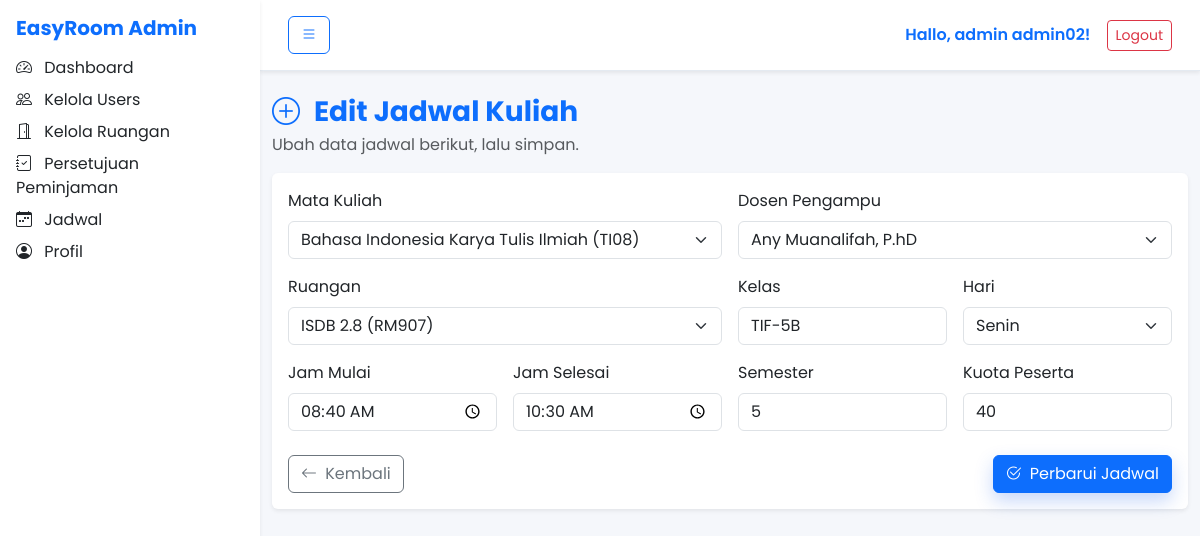
Screenshot of /admin/jadwal_tambah.php?kode=JDWSVH98ET (signed in) with the database file from the repository.
### tables this page shows
CREATE TABLE `jadwal` (
  `kode_jadwal` varchar(15) NOT NULL,
  `kode_mk` varchar(20) DEFAULT NULL,
  `id_dosen` varchar(15) DEFAULT NULL,
  `kode_ruang` varchar(15) DEFAULT NULL,
  `kelas` varchar(20) DEFAULT NULL,
  `hari` varchar(15) DEFAULT NULL,
  `jam_mulai` time NOT NULL,
  `jam_selesai` time NOT NULL,
  `kuota_peserta` int(11) DEFAULT NULL,
  `kuota_masuk` int(11) DEFAULT NULL,
  `semester` varchar(10) DEFAULT NULL
);

CREATE TABLE `matakuliah` (
  `kode_mk` varchar(20) NOT NULL,
  `id_dosen` varchar(15) DEFAULT NULL,
  `nama_mk` varchar(100) DEFAULT NULL,
  `sks` int(11) DEFAULT NULL
);

CREATE TABLE `dosen` (
  `id_dosen` varchar(15) NOT NULL,
  `nama_dosen` varchar(100) NOT NULL,
  `nip` varchar(20) DEFAULT NULL,
  `email` varchar(100) DEFAULT NULL,
  `password` varchar(255) NOT NULL
);

CREATE TABLE `ruang` (
  `kode_ruang` varchar(15) NOT NULL,
  `nama_ruang` varchar(50) NOT NULL,
  `kapasitas` int(11) DEFAULT NULL,
  `fasilitas` text DEFAULT NULL,
  `lokasi` varchar(100) DEFAULT NULL,
  `status` enum('Terpakai','Kosong') DEFAULT 'Terpakai'
);

### admin/jadwal_tambah.php (the view, shortened to what this page needs)
<?php
require_once __DIR__ . '/../config.php';
$matakuliah = $conn->query("SELECT kode_mk, nama_mk FROM matakuliah ORDER BY nama_mk");
$dosen      = $conn->query("SELECT id_dosen, nama_dosen FROM dosen ORDER BY nama_dosen");
$ruang      = $conn->query("SELECT kode_ruang, nama_ruang FROM ruang ORDER BY nama_ruang");
$editing = false;
$existing = null;
if (isset($_GET['kode']) && $_GET['kode'] !== '') {
    $kode_edit = $_GET['kode'];
    $stmt = $conn->prepare("SELECT * FROM jadwal WHERE kode_jadwal = ?");
    $stmt->bind_param("s", $kode_edit);
    $stmt->execute();
    $existing = $stmt->get_result()->fetch_assoc();
    if ($existing) $editing = true;
}
?>
<!doctype html>
<html lang="id">
<head>
    <link rel="stylesheet" href="https://cdn.jsdelivr.net/npm/bootstrap@5.3.3/dist/css/bootstrap.min.css">
    <link rel="stylesheet" href="https://cdn.jsdelivr.net/npm/bootstrap-icons@1.11.3/font/bootstrap-icons.css">
    <link rel="stylesheet" href="https://unpkg.com/aos@2.3.1/dist/aos.css">
    <link rel="stylesheet" href="../assets/css/style.css">
</head>
<body>
    <?php include 'sidebar.php'; ?>
    <div class="content">
        <?php include 'header.php'; ?>
        <div class="container py-4">
            <div class="mb-3">
                <h3 class="fw-bold text-primary mb-1">
                    <i class="bi bi-plus-circle me-2"></i> <?= $editing ? 'Edit Jadwal Kuliah' : 'Tambah Jadwal Kuliah'; ?>
                </h3>
                <p class="text-muted mb-0">
                    <?= $editing ? 'Ubah data jadwal berikut, lalu simpan.' : 'Lengkapi data berikut untuk menambahkan jadwal perkuliahan baru.'; ?>
                </p>
            </div>
            <div class="card shadow-sm border-0">
                <div class="card-body">
                    <form action="../backend/admin/jadwal_action.php" method="post">
                        <div class="row g-3">
                            <div class="col-md-6">
                                <label class="form-label">Mata Kuliah</label>
                                <select name="kode_mk" class="form-select" required>
                                    <?php while ($mk = $matakuliah->fetch_assoc()): ?>
                                        <option value="<?= htmlspecialchars($mk['kode_mk']); ?>" <?= ($editing && ($existing['kode_mk'] ?? '') === $mk['kode_mk']) ? 'selected' : ''; ?>>
                                            <?= htmlspecialchars($mk['nama_mk']); ?> (<?= htmlspecialchars($mk['kode_mk']); ?>)
                                        </option>
                                    <?php endwhile; ?>
                                </select>
                            </div>
                            <div class="col-md-6">
                                <label class="form-label">Dosen Pengampu</label>
                                <select name="id_dosen" class="form-select" required>
                                    <?php while ($d = $dosen->fetch_assoc()): ?>
                                        <option value="<?= htmlspecialchars($d['id_dosen']); ?>" <?= ($editing && ($existing['id_dosen'] ?? '') == $d['id_dosen']) ? 'selected' : ''; ?>>
                                            <?= htmlspecialchars($d['nama_dosen']); ?>
                                        </option>
                                    <?php endwhile; ?>
                                </select>
                            </div>
                            <div class="col-md-6">
                                <label class="form-label">Ruangan</label>
                                <select name="kode_ruang" class="form-select" required>
                                    <?php while ($r = $ruang->fetch_assoc()): ?>
                                        <option value="<?= htmlspecialchars($r['kode_ruang']); ?>" <?= ($editing && ($existing['kode_ruang'] ?? '') === $r['kode_ruang']) ? 'selected' : ''; ?>>
                                            <?= htmlspecialchars($r['nama_ruang']); ?> (<?= htmlspecialchars($r['kode_ruang']); ?>)
                                        </option>
                                    <?php endwhile; ?>
                                </select>
                            </div>
                            <div class="col-md-3">
                                <label class="form-label">Kelas</label>
                                <input type="text" name="kelas" class="form-control" placeholder="misal: TI-1A" required value="<?= $editing ? htmlspecialchars($existing['kelas']) : ''; ?>">
                            </div>
                            <div class="col-md-3">
                                <label class="form-label">Hari</label>
                                <select name="hari" class="form-select" required>
                                    <?php foreach (['Senin','Selasa','Rabu','Kamis','Jumat','Sabtu'] as $h): ?>
                                        <option <?= ($editing && ($existing['hari'] ?? '') === $h) ? 'selected' : ''; ?>><?= $h ?></option>
                                    <?php endforeach; ?>
                                </select>
                            </div>
                            <div class="col-md-3">
                                <label class="form-label">Jam Mulai</label>
                                <input type="time" name="jam_mulai" class="form-control" required value="<?= $editing ? substr($existing['jam_mulai'],0,5) : ''; ?>">
                            </div>
                            <div class="col-md-3">
                                <label class="form-label">Jam Selesai</label>
                                <input type="time" name="jam_selesai" class="form-control" required value="<?= $editing ? substr($existing['jam_selesai'],0,5) : ''; ?>">
                            </div>
                            <div class="col-md-3">
                                <label class="form-label">Semester</label>
                                <input type="text" name="semester" class="form-control" placeholder="isi dengan angka" required value="<?= $editing ? htmlspecialchars($existing['semester']) : ''; ?>">
                            </div>
                            <div class="col-md-3">
                                <label class="form-label">Kuota Peserta</label>
                                <input type="number" name="kuota_peserta" class="form-control" min="0" value="<?= $editing ? (int)$existing['kuota_peserta'] : 0; ?>">
                            </div>
                        </div>
                        <div class="mt-4 d-flex justify-content-between">
                            <a href="jadwal.php" class="btn btn-outline-secondary">
                                <i class="bi bi-arrow-left me-1"></i> Kembali
                            </a>
                            <button type="submit" class="btn btn-primary btn-anim">
                                <i class="bi bi-check2-circle me-1"></i> <?= $editing ? 'Perbarui Jadwal' : 'Simpan Jadwal'; ?>
                            </button>
                        </div>
                    </form>
                </div>
            </div>
        </div>
    </div>
</body>
</html>

### assets/css/style.css (style rules this page uses)
body { font-family: "Poppins", sans-serif; background: #f5f7fb; color: #1f2933; }
a { text-decoration: none; }
.btn-anim { position: relative; overflow: hidden; transition: transform 0.2s ease, box-shadow 0.2s ease; box-shadow: 0 8px 18px rgba(37, 99, 235, 0.25); }
.btn-anim::before { content: ""; position: absolute; top: 0; left: -100%; width: 100%; height: 100%; background: linear-gradient( 120deg, transparent, rgba(255, 255, 255, 0.6), transparent ); transition: all 0.5s; }

### admin/sidebar.php (style rules this page uses)
:root { --sidebar-width: 260px; }
.content { margin-left: var(--sidebar-width); transition: margin-left 0.3s ease-in-out; width: calc(100% - var(--sidebar-width)); }

### rows the page displays
jadwal: kode_mk "Bahasa Indonesia Karya Tulis Ilmiah (TI08)", id_dosen "Any Muanalifah, P.hD", kode_ruang "ISDB 2.8 (RM907)", kelas "TIF-5B", hari "Senin", jam_mulai "08:40", jam_selesai "10:30", semester "5", kuota_peserta "40"

### other values shown
$user['nama'] "admin02"
